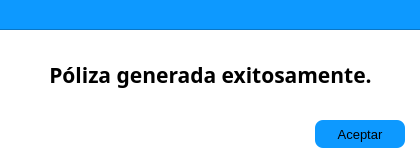
<?xml version="1.0" encoding="UTF-8"?>
<ui version="4.0">
 <class>Dialog</class>
 <widget class="QDialog" name="Dialog">
  <property name="enabled">
   <bool>true</bool>
  </property>
  <property name="geometry">
   <rect>
    <x>0</x>
    <y>0</y>
    <width>420</width>
    <height>160</height>
   </rect>
  </property>
  <property name="sizePolicy">
   <sizepolicy hsizetype="Fixed" vsizetype="Fixed">
    <horstretch>0</horstretch>
    <verstretch>0</verstretch>
   </sizepolicy>
  </property>
  <property name="minimumSize">
   <size>
    <width>420</width>
    <height>160</height>
   </size>
  </property>
  <property name="maximumSize">
   <size>
    <width>420</width>
    <height>160</height>
   </size>
  </property>
  <property name="palette">
   <palette>
    <active>
     <colorrole role="Base">
      <brush brushstyle="SolidPattern">
       <color alpha="255">
        <red>255</red>
        <green>255</green>
        <blue>255</blue>
       </color>
      </brush>
     </colorrole>
     <colorrole role="Window">
      <brush brushstyle="SolidPattern">
       <color alpha="255">
        <red>255</red>
        <green>255</green>
        <blue>255</blue>
       </color>
      </brush>
     </colorrole>
    </active>
    <inactive>
     <colorrole role="Base">
      <brush brushstyle="SolidPattern">
       <color alpha="255">
        <red>255</red>
        <green>255</green>
        <blue>255</blue>
       </color>
      </brush>
     </colorrole>
     <colorrole role="Window">
      <brush brushstyle="SolidPattern">
       <color alpha="255">
        <red>255</red>
        <green>255</green>
        <blue>255</blue>
       </color>
      </brush>
     </colorrole>
    </inactive>
    <disabled>
     <colorrole role="Base">
      <brush brushstyle="SolidPattern">
       <color alpha="255">
        <red>255</red>
        <green>255</green>
        <blue>255</blue>
       </color>
      </brush>
     </colorrole>
     <colorrole role="Window">
      <brush brushstyle="SolidPattern">
       <color alpha="255">
        <red>255</red>
        <green>255</green>
        <blue>255</blue>
       </color>
      </brush>
     </colorrole>
    </disabled>
   </palette>
  </property>
  <property name="mouseTracking">
   <bool>false</bool>
  </property>
  <property name="windowTitle">
   <string>Aviso:</string>
  </property>
  <property name="autoFillBackground">
   <bool>false</bool>
  </property>
  <property name="modal">
   <bool>false</bool>
  </property>
  <widget class="QFrame" name="frame_10">
   <property name="geometry">
    <rect>
     <x>-10</x>
     <y>-50</y>
     <width>1031</width>
     <height>80</height>
    </rect>
   </property>
   <property name="styleSheet">
    <string notr="true">background-color: rgb(13, 153, 255);</string>
   </property>
   <property name="frameShape">
    <enum>QFrame::StyledPanel</enum>
   </property>
   <property name="frameShadow">
    <enum>QFrame::Raised</enum>
   </property>
  </widget>
  <widget class="QLabel" name="txtAviso">
   <property name="geometry">
    <rect>
     <x>0</x>
     <y>30</y>
     <width>421</width>
     <height>91</height>
    </rect>
   </property>
   <property name="font">
    <font>
     <family>Segoe UI Semibold</family>
     <pointsize>16</pointsize>
     <weight>75</weight>
     <bold>true</bold>
    </font>
   </property>
   <property name="acceptDrops">
    <bool>false</bool>
   </property>
   <property name="layoutDirection">
    <enum>Qt::LeftToRight</enum>
   </property>
   <property name="text">
    <string>Póliza generada exitosamente.</string>
   </property>
   <property name="textFormat">
    <enum>Qt::RichText</enum>
   </property>
   <property name="alignment">
    <set>Qt::AlignCenter</set>
   </property>
  </widget>
  <widget class="QPushButton" name="btnAceptar">
   <property name="geometry">
    <rect>
     <x>315</x>
     <y>120</y>
     <width>90</width>
     <height>28</height>
    </rect>
   </property>
   <property name="font">
    <font>
     <pointsize>10</pointsize>
     <weight>50</weight>
     <bold>false</bold>
    </font>
   </property>
   <property name="cursor">
    <cursorShape>PointingHandCursor</cursorShape>
   </property>
   <property name="mouseTracking">
    <bool>true</bool>
   </property>
   <property name="styleSheet">
    <string notr="true">background-color: rgb(13, 153, 255);
border-radius: 8px;
</string>
   </property>
   <property name="text">
    <string>Aceptar</string>
   </property>
  </widget>
 </widget>
 <resources/>
 <connections/>
</ui>
